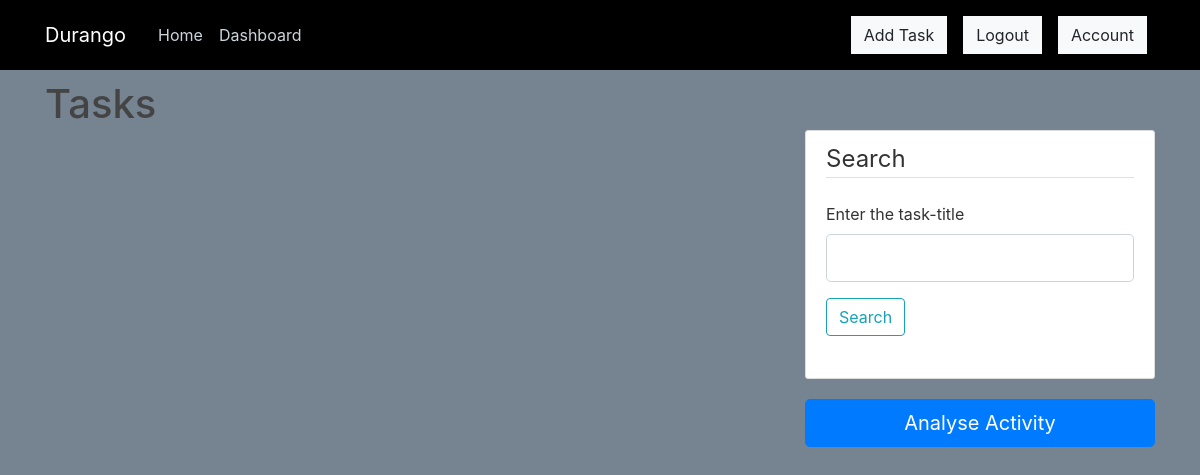
/dashboard (signed in), run on an earlier commit of the app's database.
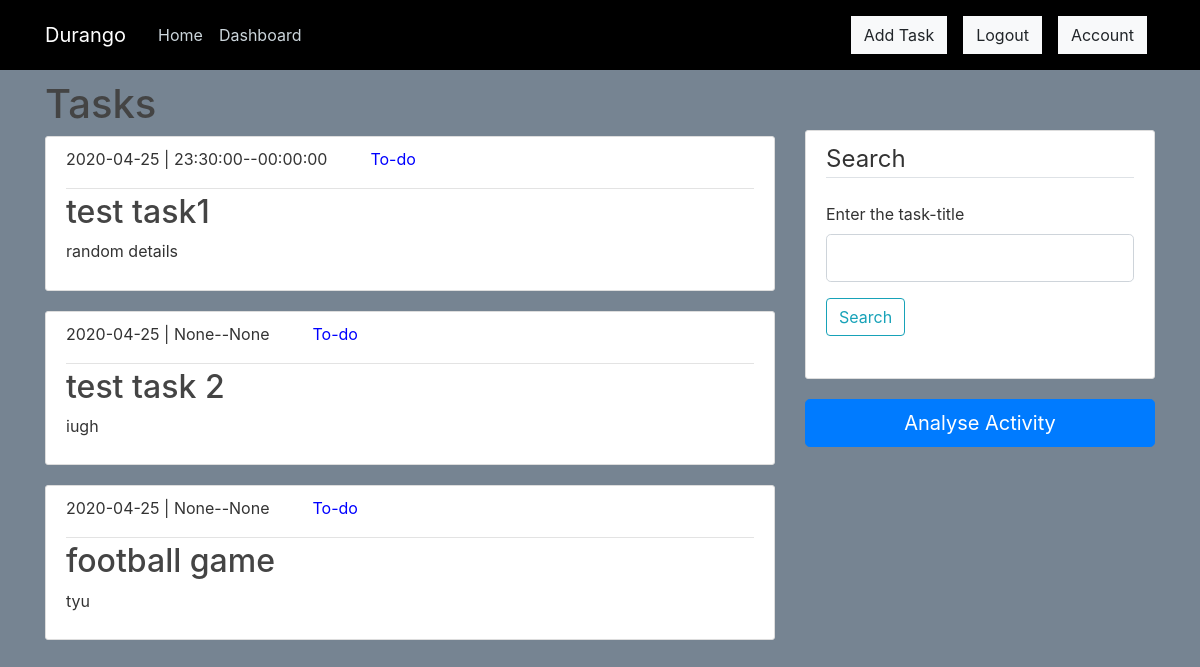
And on a later commit of the database.
### durango/models.py (models this page shows, shortened)
class Task(db.Model):
    id=db.Column(db.Integer,primary_key=True)
    title=db.Column(db.String(100), nullable=False)
    date=db.Column(db.Date(),nullable=False)
    starttime=db.Column(db.Time,nullable=True)
    endtime=db.Column(db.Time,nullable=True)
    remindtime=db.Column(db.Time,nullable=True)#remindtime
    details=db.Column(db.Text,nullable=True)
    status=db.Column(db.String(20),nullable=False)
    user_id=db.Column(db.Integer, db.ForeignKey('user.id'),nullable=False)

### durango/routes.py (the view, shortened to what this page needs)
@app.route("/dashboard", methods=['GET', 'POST'])
@login_required
def dashboard():
    tasks=Task.query.filter_by(user_id=current_user.id).all()
    form1=SearchForm()
    form2=SelectDate()
    if form2.validate_on_submit():
        return redirect(url_for('piechart',task_date=form2.date.data))
    return render_template('dashboard.html', title='Dashboard', tasks=tasks,form1=form1,form2=form2)

### durango/forms.py
class SearchForm(FlaskForm):
	search=StringField('Enter the task-title',validators=[DataRequired()])
	submit=SubmitField('Search')

class SelectDate(FlaskForm):
	date=DateField('Date',validators=[DataRequired()],format='%Y-%m-%d')
	submit=SubmitField('GO')

### durango/models.py (called while the page is built)
@login_manager.user_loader
def load_user(user_id):
    return User.query.get(int(user_id)) #getting user by id

### durango/templates/dashboard.html (shortened to what this page needs)
{% extends "layout.html"%}
{% block content %}
<h1> Tasks </h1>
  {% for task in tasks %}
  {%if current_user.id==task.user_id%}
    <article class="media content-section">
      <div class="media-body">
        <div class="article-metadata">
          <p class="mr-2 ">{{ task.date }}  | {{ task.starttime }}--{{task.endtime}} &nbsp;&nbsp;&nbsp;&nbsp;
            {%if task.status=='To-do' %}
          <span class="text-black ml-3" style="color: blue"> {{task.status}}
          </span>
          {%endif%}
        </p>
        </div>
        <h2><a class="article-title" href="{{url_for('task',task_id=task.id)}}">{{ task.title }}</a></h2>
        <p class="article-content">{{ task.details }}</p>
      </div>
    </article>
  {%endif%}
  {% endfor %}
</div>
<div class="col-md-4" style="margin-top: 50px">
<div class="content-section">
        <form method="POST" action="">
            <fieldset class="form-group">
                <legend class="border-bottom mb-4">Search</legend>
        <div class="form-group">
                    {{ form1.search.label(class="form-control-label") }}
                    {% if form1.search.errors %}
                        {{ form1.search(class="form-control form-control-lg is-invalid") }}
                        <div class="invalid-feedback">
                            {% for error in form.search.errors %}
                                <span>{{ error }}</span>
                            {% endfor %}
                        </div>
                    {% else %}
                        {{ form1.search(class="form-control form-control-lg") }}
                    {% endif %}
                </div>
                 <div class="form-group">
                {{ form1.submit(class="btn btn-outline-info") }}
            </div>
              </fieldset>
            </form>
          </div>
          <div class="article-title" ><button type="button" class="btn btn-primary btn-lg btn-block"  data-toggle="collapse" data-target="#collapse1">Analyse Activity</button>
{% endblock content%}

### durango/templates/layout.html (shortened to what this page needs)
<!DOCTYPE html>
<html>
<head>
    <link rel="stylesheet" href="https://stackpath.bootstrapcdn.com/bootstrap/4.1.3/css/bootstrap.min.css">
    <link rel="stylesheet" type="text/css"  href="{{url_for('static', filename='main.css')}}">
   <link rel="stylesheet" media="all" href="https://cdnjs.cloudflare.com/ajax/libs/authy-form-helpers/2.3/form.authy.min.css" data-turbolinks-track="reload" />
</head>
<body>
	<header class="site-header">
	  <nav class="navbar navbar-expand-md navbar-dark bg-steel fixed-top">
	    <div class="container">
	      <a class="navbar-brand mr-4 ml-20" href="/">Durango</a>
	      <div class="collapse navbar-collapse" id="navbarToggle">
	        <div class="navbar-nav mr-auto">
	          <a class="nav-item nav-link" href="/" onMouseOver="this.style.btn='white'">Home</a>
	          <a class="nav-item nav-link" href="/dashboard">Dashboard</a>
	        </div>
          <div class="navbar-nav">
          {%if current_user.is_authenticated%}
          <a class="nav-item nav-link" href="/task/new"><button type="button" class="btn btn-light"  style="border-radius: 0">Add Task</button></a>
          <a class="nav-item nav-link" href="/logout"><button type="button" class="btn btn-light"  style="border-radius: 0">Logout</button></a>
          <a class="nav-item nav-link" href="/account"><button type="button" class="btn btn-light"  style="border-radius: 0">Account</button></a>
          {%else%}
	        <a class="nav-item nav-link" href="/login"><button type="button" class="btn btn-light"  style="border-radius: 0">Login</button></a>
	        <a class="nav-item nav-link" href="/register"><button type="button" class="btn btn-light"  style="border-radius: 0">Register</button></a>
	         {%endif%}
          </div>
	      </div>
	    </div>
	  </nav>
	</header>
	<main role="main" class="container">
  <div class="row">
    <div class="col-md-8">
      {% block content %}{% endblock %}
      </div>
    </div>
</main>
</body>
</html>

### durango/static/main.css (style rules this page uses)
body { background: #768492; color: #333333; margin-top: 5rem; }
h1,h2, h3, h4, h5, h6 { color: #444444; }
.bg-steel { background-color: #000000; }
.site-header .navbar-nav .nav-link { color: #cbd5db; }
.content-section { background: #ffffff; padding: 10.1px 20px; border: 1px solid #dddddd; border-radius: 3px; margin-bottom: 20px; }
.article-title { color: #444444; }
.article-content { white-space: pre-line; }
.article-metadata { padding-bottom: 1px; margin-bottom: 4px; border-bottom: 1px solid #e3e3e3 }

What changed in the data, as far as the page shows it:
added Task: date "2020-04-25", starttime "23:30:00", endtime "00:00:00", status "To-do", title "test task1", details "random details"
added Task: date "2020-04-25", starttime "None", endtime "None", status "To-do", title "test task 2", details "iugh"
added Task: date "2020-04-25", starttime "None", endtime "None", status "To-do", title "football game", details "tyu"
